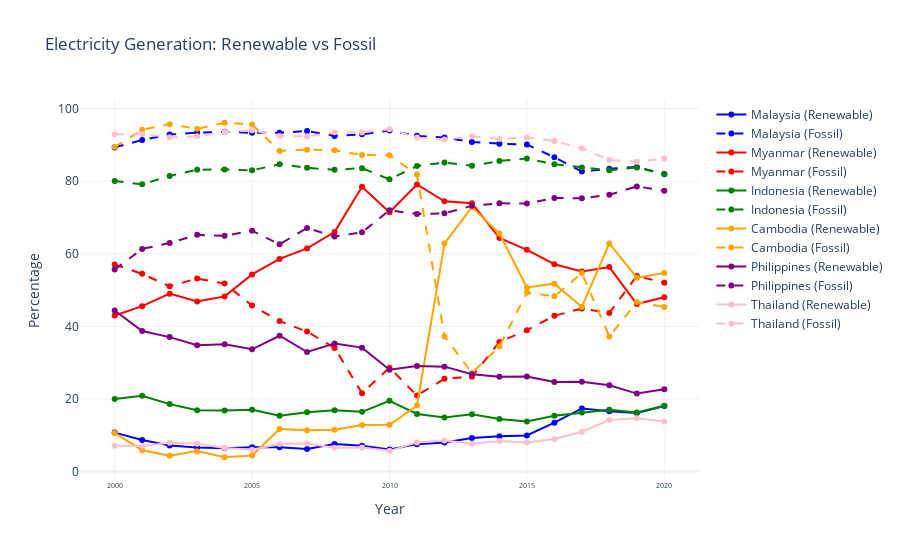

The code cell stored with this chart in its notebook:
### Code cell
import plotly.graph_objects as go

def draw_graph_comp(countries, data_frame):
    fig_electricity_sea_country_vol_comp = go.Figure()
    country_colors = {
        'Malaysia': 'blue',
        'Myanmar': 'red',
        'Indonesia': 'green',
        'Cambodia': 'orange',
        'Philippines': 'purple',
        'Thailand': 'pink'
    }
    
    for country in countries:
        country_data_comp = data_frame[data_frame['entity'] == country]
        
        # Different colors for renewable and fossil
        renewable_trace = go.Scatter(
            x=country_data_comp['year'],
            y=country_data_comp['renewable-generated'],
            name=country + ' (Renewable)',
            mode='lines+markers',
            line=dict(color=country_colors[country], dash='solid')  # Solid line for renewable
        )
        fossil_trace = go.Scatter(
            x=country_data_comp['year'],
            y=country_data_comp['fossil-generated'],
            name=country + ' (Fossil)',
            mode='lines+markers',
            line=dict(color=country_colors[country], dash='dash')  # Dashed line for fossil
        )
        fig_electricity_sea_country_vol_comp.add_trace(renewable_trace)
        fig_electricity_sea_country_vol_comp.add_trace(fossil_trace)
    
    fig_electricity_sea_country_vol_comp.update_layout(
        title='Electricity Generation: Renewable vs Fossil',
        xaxis_tickfont_size=7,
        template='plotly_white',
        xaxis_title="Year",
        yaxis_title="Percentage"
    )
    
    fig_electricity_sea_country_vol_comp.show()

# Example usage
draw_graph_comp(['Malaysia', 'Myanmar', 'Indonesia', 'Cambodia', 'Philippines', 'Thailand'], el_gen_portion_sea)

### Figure 1 — Plotly figure (JSON) as saved in the notebook; plotly's stock layout.template omitted (floating-point values rounded to 4 significant figures)
{"data": [{"line": {"color": "blue", "dash": "solid"}, "mode": "lines+markers", "name": "Malaysia (Renewable)", "type": "scatter", "x": [2000, 2001, 2002, 2003, 2004, 2005, 2006, 2007, 2008, 2009, 2010, 2011, 2012, 2013, 2014, 2015, 2016, 2017, 2018, 2019, 2020], "y": [10.73, 8.697, 7.209, 6.658, 6.443, 6.708, 6.722, 6.208, 7.578, 7.142, 6.107, 7.557, 8.03, 9.255, 9.704, 9.953, 13.46, 17.39, 16.6, 16.12, 18.04]}, {"line": {"color": "blue", "dash": "dash"}, "mode": "lines+markers", "name": "Malaysia (Fossil)", "type": "scatter", "x": [2000, 2001, 2002, 2003, 2004, 2005, 2006, 2007, 2008, 2009, 2010, 2011, 2012, 2013, 2014, 2015, 2016, 2017, 2018, 2019, 2020], "y": [89.27, 91.3, 92.79, 93.34, 93.56, 93.29, 93.28, 93.79, 92.42, 92.86, 93.89, 92.44, 91.97, 90.75, 90.3, 90.05, 86.54, 82.61, 83.4, 83.88, 81.96]}, {"line": {"color": "red", "dash": "solid"}, "mode": "lines+markers", "name": "Myanmar (Renewable)", "type": "scatter", "x": [2000, 2001, 2002, 2003, 2004, 2005, 2006, 2007, 2008, 2009, 2010, 2011, 2012, 2013, 2014, 2015, 2016, 2017, 2018, 2019, 2020], "y": [42.97, 45.56, 49.0, 46.84, 48.24, 54.3, 58.56, 61.45, 65.94, 78.41, 71.39, 79.07, 74.41, 73.87, 64.31, 61.07, 57.09, 55.11, 56.32, 46.14, 48.01]}, {"line": {"color": "red", "dash": "dash"}, "mode": "lines+markers", "name": "Myanmar (Fossil)", "type": "scatter", "x": [2000, 2001, 2002, 2003, 2004, 2005, 2006, 2007, 2008, 2009, 2010, 2011, 2012, 2013, 2014, 2015, 2016, 2017, 2018, 2019, 2020], "y": [57.03, 54.44, 51, 53.16, 51.76, 45.7, 41.44, 38.55, 34.06, 21.59, 28.61, 20.93, 25.59, 26.13, 35.69, 38.93, 42.91, 44.89, 43.68, 53.86, 51.99]}, {"line": {"color": "green", "dash": "solid"}, "mode": "lines+markers", "name": "Indonesia (Renewable)", "type": "scatter", "x": [2000, 2001, 2002, 2003, 2004, 2005, 2006, 2007, 2008, 2009, 2010, 2011, 2012, 2013, 2014, 2015, 2016, 2017, 2018, 2019, 2020], "y": [19.99, 20.9, 18.58, 16.88, 16.81, 17.05, 15.35, 16.37, 16.9, 16.45, 19.51, 15.88, 14.89, 15.77, 14.49, 13.8, 15.37, 16.24, 17.05, 16.26, 18.13]}, {"line": {"color": "green", "dash": "dash"}, "mode": "lines+markers", "name": "Indonesia (Fossil)", "type": "scatter", "x": [2000, 2001, 2002, 2003, 2004, 2005, 2006, 2007, 2008, 2009, 2010, 2011, 2012, 2013, 2014, 2015, 2016, 2017, 2018, 2019, 2020], "y": [80.01, 79.1, 81.42, 83.12, 83.19, 82.95, 84.65, 83.63, 83.1, 83.55, 80.49, 84.12, 85.11, 84.23, 85.51, 86.2, 84.63, 83.76, 82.95, 83.74, 81.87]}, {"line": {"color": "orange", "dash": "solid"}, "mode": "lines+markers", "name": "Cambodia (Renewable)", "type": "scatter", "x": [2000, 2001, 2002, 2003, 2004, 2005, 2006, 2007, 2008, 2009, 2010, 2011, 2012, 2013, 2014, 2015, 2016, 2017, 2018, 2019, 2020], "y": [10.64, 5.882, 4.348, 5.634, 3.947, 4.444, 11.71, 11.35, 11.51, 12.82, 12.9, 18.18, 62.77, 72.83, 65.55, 50.7, 51.75, 45.35, 62.81, 53.37, 54.67]}, {"line": {"color": "orange", "dash": "dash"}, "mode": "lines+markers", "name": "Cambodia (Fossil)", "type": "scatter", "x": [2000, 2001, 2002, 2003, 2004, 2005, 2006, 2007, 2008, 2009, 2010, 2011, 2012, 2013, 2014, 2015, 2016, 2017, 2018, 2019, 2020], "y": [89.36, 94.12, 95.65, 94.37, 96.05, 95.56, 88.29, 88.65, 88.49, 87.18, 87.1, 81.82, 37.23, 27.17, 34.45, 49.3, 48.25, 54.65, 37.19, 46.63, 45.33]}, {"line": {"color": "purple", "dash": "solid"}, "mode": "lines+markers", "name": "Philippines (Renewable)", "type": "scatter", "x": [2000, 2001, 2002, 2003, 2004, 2005, 2006, 2007, 2008, 2009, 2010, 2011, 2012, 2013, 2014, 2015, 2016, 2017, 2018, 2019, 2020], "y": [44.37, 38.7, 37.02, 34.81, 35.08, 33.68, 37.41, 32.93, 35.26, 34.13, 28.05, 29.06, 28.9, 26.82, 26.12, 26.2, 24.64, 24.74, 23.78, 21.47, 22.65]}, {"line": {"color": "purple", "dash": "dash"}, "mode": "lines+markers", "name": "Philippines (Fossil)", "type": "scatter", "x": [2000, 2001, 2002, 2003, 2004, 2005, 2006, 2007, 2008, 2009, 2010, 2011, 2012, 2013, 2014, 2015, 2016, 2017, 2018, 2019, 2020], "y": [55.63, 61.3, 62.98, 65.19, 64.92, 66.32, 62.59, 67.07, 64.74, 65.87, 71.95, 70.94, 71.1, 73.18, 73.88, 73.8, 75.36, 75.26, 76.22, 78.53, 77.35]}, {"line": {"color": "pink", "dash": "solid"}, "mode": "lines+markers", "name": "Thailand (Renewable)", "type": "scatter", "x": [2000, 2001, 2002, 2003, 2004, 2005, 2006, 2007, 2008, 2009, 2010, 2011, 2012, 2013, 2014, 2015, 2016, 2017, 2018, 2019, 2020], "y": [7.126, 7.062, 7.944, 7.672, 6.516, 6.033, 7.599, 7.709, 6.563, 6.626, 5.709, 8.04, 8.54, 7.677, 8.396, 7.995, 8.984, 10.96, 14.19, 14.7, 13.8]}, {"line": {"color": "pink", "dash": "dash"}, "mode": "lines+markers", "name": "Thailand (Fossil)", "type": "scatter", "x": [2000, 2001, 2002, 2003, 2004, 2005, 2006, 2007, 2008, 2009, 2010, 2011, 2012, 2013, 2014, 2015, 2016, 2017, 2018, 2019, 2020], "y": [92.87, 92.94, 92.06, 92.33, 93.48, 93.97, 92.4, 92.29, 93.44, 93.37, 94.29, 91.96, 91.46, 92.32, 91.6, 92.01, 91.02, 89.04, 85.81, 85.3, 86.2]}], "layout": {"title": {"text": "Electricity Generation: Renewable vs Fossil"}, "xaxis": {"tickfont": {"size": 7}, "title": {"text": "Year"}}, "yaxis": {"title": {"text": "Percentage"}}}}
